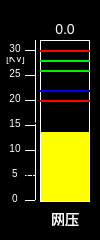
<?xml version="1.0" encoding="UTF-8"?>
<ui version="4.0">
 <class>CtrlNetVoltage_Unity</class>
 <widget class="QWidget" name="CtrlNetVoltage_Unity">
  <property name="geometry">
   <rect>
    <x>0</x>
    <y>0</y>
    <width>100</width>
    <height>240</height>
   </rect>
  </property>
  <property name="windowTitle">
   <string>Form</string>
  </property>
  <property name="styleSheet">
   <string notr="true">QWidget
{
	background-color:black;
border:1px solid transparent;
}</string>
  </property>
  <widget class="QLabel" name="LBLBackground">
   <property name="geometry">
    <rect>
     <x>40</x>
     <y>40</y>
     <width>50</width>
     <height>162</height>
    </rect>
   </property>
   <property name="styleSheet">
    <string notr="true">border:1px solid white;background-color:yellow;</string>
   </property>
   <property name="text">
    <string/>
   </property>
   <property name="alignment">
    <set>Qt::AlignCenter</set>
   </property>
  </widget>
  <widget class="QLabel" name="label">
   <property name="geometry">
    <rect>
     <x>45</x>
     <y>210</y>
     <width>40</width>
     <height>17</height>
    </rect>
   </property>
   <property name="styleSheet">
    <string notr="true">color:white;font:14px;</string>
   </property>
   <property name="text">
    <string>网压</string>
   </property>
   <property name="alignment">
    <set>Qt::AlignCenter</set>
   </property>
  </widget>
  <widget class="QLabel" name="LBLredline1">
   <property name="geometry">
    <rect>
     <x>40</x>
     <y>100</y>
     <width>50</width>
     <height>2</height>
    </rect>
   </property>
   <property name="styleSheet">
    <string notr="true">border:2px solid red;</string>
   </property>
   <property name="text">
    <string/>
   </property>
   <property name="alignment">
    <set>Qt::AlignCenter</set>
   </property>
  </widget>
  <widget class="QLabel" name="LBLValue">
   <property name="geometry">
    <rect>
     <x>45</x>
     <y>20</y>
     <width>40</width>
     <height>17</height>
    </rect>
   </property>
   <property name="styleSheet">
    <string notr="true">font:14px;color:white</string>
   </property>
   <property name="text">
    <string>0.0</string>
   </property>
   <property name="alignment">
    <set>Qt::AlignCenter</set>
   </property>
  </widget>
  <widget class="QLabel" name="label_9">
   <property name="geometry">
    <rect>
     <x>5</x>
     <y>50</y>
     <width>21</width>
     <height>17</height>
    </rect>
   </property>
   <property name="styleSheet">
    <string notr="true">color:white;
font:10px;
background-color:transparent;</string>
   </property>
   <property name="text">
    <string>[KV]</string>
   </property>
   <property name="alignment">
    <set>Qt::AlignCenter</set>
   </property>
  </widget>
  <widget class="QLabel" name="LBLValueRect">
   <property name="geometry">
    <rect>
     <x>41</x>
     <y>41</y>
     <width>48</width>
     <height>91</height>
    </rect>
   </property>
   <property name="styleSheet">
    <string notr="true">border:1px solid transparent;background-color:black;</string>
   </property>
   <property name="text">
    <string/>
   </property>
   <property name="alignment">
    <set>Qt::AlignCenter</set>
   </property>
  </widget>
  <widget class="QLabel" name="LBLgreenline2">
   <property name="geometry">
    <rect>
     <x>40</x>
     <y>60</y>
     <width>50</width>
     <height>2</height>
    </rect>
   </property>
   <property name="styleSheet">
    <string notr="true">border:2px solid rgb(0,240,0);</string>
   </property>
   <property name="text">
    <string/>
   </property>
   <property name="alignment">
    <set>Qt::AlignCenter</set>
   </property>
  </widget>
  <widget class="QLabel" name="L1_36">
   <property name="geometry">
    <rect>
     <x>35</x>
     <y>40</y>
     <width>1</width>
     <height>160</height>
    </rect>
   </property>
   <property name="styleSheet">
    <string notr="true">border:1px solid white;</string>
   </property>
   <property name="text">
    <string>0.0</string>
   </property>
   <property name="alignment">
    <set>Qt::AlignCenter</set>
   </property>
  </widget>
  <widget class="QLabel" name="LBLblueline">
   <property name="geometry">
    <rect>
     <x>40</x>
     <y>90</y>
     <width>50</width>
     <height>2</height>
    </rect>
   </property>
   <property name="styleSheet">
    <string notr="true">border:1px solid rgb(0,0,240);</string>
   </property>
   <property name="text">
    <string/>
   </property>
   <property name="alignment">
    <set>Qt::AlignCenter</set>
   </property>
  </widget>
  <widget class="QLabel" name="LBLgreenline1">
   <property name="geometry">
    <rect>
     <x>40</x>
     <y>70</y>
     <width>50</width>
     <height>2</height>
    </rect>
   </property>
   <property name="styleSheet">
    <string notr="true">border:2px solid rgb(0,240,0);</string>
   </property>
   <property name="text">
    <string/>
   </property>
   <property name="alignment">
    <set>Qt::AlignCenter</set>
   </property>
  </widget>
  <widget class="QLabel" name="LBLredline2">
   <property name="geometry">
    <rect>
     <x>40</x>
     <y>50</y>
     <width>50</width>
     <height>2</height>
    </rect>
   </property>
   <property name="styleSheet">
    <string notr="true">border:4px solid red;</string>
   </property>
   <property name="text">
    <string/>
   </property>
   <property name="alignment">
    <set>Qt::AlignCenter</set>
   </property>
  </widget>
  <widget class="QLabel" name="L1_32">
   <property name="geometry">
    <rect>
     <x>25</x>
     <y>50</y>
     <width>10</width>
     <height>1</height>
    </rect>
   </property>
   <property name="styleSheet">
    <string notr="true">border:1px solid white;</string>
   </property>
   <property name="text">
    <string/>
   </property>
   <property name="alignment">
    <set>Qt::AlignCenter</set>
   </property>
  </widget>
  <widget class="QLabel" name="L1_12">
   <property name="geometry">
    <rect>
     <x>25</x>
     <y>150</y>
     <width>10</width>
     <height>1</height>
    </rect>
   </property>
   <property name="styleSheet">
    <string notr="true">border:1px solid white;</string>
   </property>
   <property name="text">
    <string/>
   </property>
   <property name="alignment">
    <set>Qt::AlignCenter</set>
   </property>
  </widget>
  <widget class="QLabel" name="label_8">
   <property name="geometry">
    <rect>
     <x>5</x>
     <y>40</y>
     <width>20</width>
     <height>17</height>
    </rect>
   </property>
   <property name="styleSheet">
    <string notr="true">font:10px;color:white</string>
   </property>
   <property name="text">
    <string>30</string>
   </property>
   <property name="alignment">
    <set>Qt::AlignCenter</set>
   </property>
  </widget>
  <widget class="QLabel" name="label_2">
   <property name="geometry">
    <rect>
     <x>5</x>
     <y>190</y>
     <width>20</width>
     <height>17</height>
    </rect>
   </property>
   <property name="styleSheet">
    <string notr="true">font:10px;color:white</string>
   </property>
   <property name="text">
    <string>0</string>
   </property>
   <property name="alignment">
    <set>Qt::AlignCenter</set>
   </property>
  </widget>
  <widget class="QLabel" name="label_3">
   <property name="geometry">
    <rect>
     <x>5</x>
     <y>140</y>
     <width>20</width>
     <height>17</height>
    </rect>
   </property>
   <property name="styleSheet">
    <string notr="true">font:10px;color:white</string>
   </property>
   <property name="text">
    <string>10</string>
   </property>
   <property name="alignment">
    <set>Qt::AlignCenter</set>
   </property>
  </widget>
  <widget class="QLabel" name="L1_17">
   <property name="geometry">
    <rect>
     <x>25</x>
     <y>125</y>
     <width>10</width>
     <height>1</height>
    </rect>
   </property>
   <property name="styleSheet">
    <string notr="true">border:1px solid white;</string>
   </property>
   <property name="text">
    <string/>
   </property>
   <property name="alignment">
    <set>Qt::AlignCenter</set>
   </property>
  </widget>
  <widget class="QLabel" name="L1_9">
   <property name="geometry">
    <rect>
     <x>25</x>
     <y>175</y>
     <width>10</width>
     <height>1</height>
    </rect>
   </property>
   <property name="styleSheet">
    <string notr="true">border:1px solid white;</string>
   </property>
   <property name="text">
    <string>0.0</string>
   </property>
   <property name="alignment">
    <set>Qt::AlignCenter</set>
   </property>
  </widget>
  <widget class="QLabel" name="label_4">
   <property name="geometry">
    <rect>
     <x>5</x>
     <y>165</y>
     <width>20</width>
     <height>17</height>
    </rect>
   </property>
   <property name="styleSheet">
    <string notr="true">font:10px;color:white</string>
   </property>
   <property name="text">
    <string>5</string>
   </property>
   <property name="alignment">
    <set>Qt::AlignCenter</set>
   </property>
  </widget>
  <widget class="QLabel" name="L1_27">
   <property name="geometry">
    <rect>
     <x>25</x>
     <y>75</y>
     <width>10</width>
     <height>1</height>
    </rect>
   </property>
   <property name="styleSheet">
    <string notr="true">border:1px solid white;</string>
   </property>
   <property name="text">
    <string/>
   </property>
   <property name="alignment">
    <set>Qt::AlignCenter</set>
   </property>
  </widget>
  <widget class="QLabel" name="L1_22">
   <property name="geometry">
    <rect>
     <x>25</x>
     <y>100</y>
     <width>10</width>
     <height>1</height>
    </rect>
   </property>
   <property name="styleSheet">
    <string notr="true">border:1px solid white;</string>
   </property>
   <property name="text">
    <string/>
   </property>
   <property name="alignment">
    <set>Qt::AlignCenter</set>
   </property>
  </widget>
  <widget class="QLabel" name="label_7">
   <property name="geometry">
    <rect>
     <x>5</x>
     <y>65</y>
     <width>20</width>
     <height>17</height>
    </rect>
   </property>
   <property name="styleSheet">
    <string notr="true">font:10px;color:white</string>
   </property>
   <property name="text">
    <string>25</string>
   </property>
   <property name="alignment">
    <set>Qt::AlignCenter</set>
   </property>
  </widget>
  <widget class="QLabel" name="label_5">
   <property name="geometry">
    <rect>
     <x>5</x>
     <y>115</y>
     <width>20</width>
     <height>17</height>
    </rect>
   </property>
   <property name="styleSheet">
    <string notr="true">font:10px;color:white</string>
   </property>
   <property name="text">
    <string>15</string>
   </property>
   <property name="alignment">
    <set>Qt::AlignCenter</set>
   </property>
  </widget>
  <widget class="QLabel" name="L1">
   <property name="geometry">
    <rect>
     <x>25</x>
     <y>200</y>
     <width>10</width>
     <height>1</height>
    </rect>
   </property>
   <property name="styleSheet">
    <string notr="true">border:1px solid white;</string>
   </property>
   <property name="text">
    <string/>
   </property>
   <property name="alignment">
    <set>Qt::AlignCenter</set>
   </property>
  </widget>
  <widget class="QLabel" name="label_6">
   <property name="geometry">
    <rect>
     <x>5</x>
     <y>90</y>
     <width>20</width>
     <height>17</height>
    </rect>
   </property>
   <property name="styleSheet">
    <string notr="true">font:10px;color:white</string>
   </property>
   <property name="text">
    <string>20</string>
   </property>
   <property name="alignment">
    <set>Qt::AlignCenter</set>
   </property>
  </widget>
  <zorder>LBLBackground</zorder>
  <zorder>LBLValueRect</zorder>
  <zorder>label</zorder>
  <zorder>LBLredline1</zorder>
  <zorder>LBLValue</zorder>
  <zorder>label_9</zorder>
  <zorder>LBLgreenline2</zorder>
  <zorder>L1_36</zorder>
  <zorder>LBLblueline</zorder>
  <zorder>LBLgreenline1</zorder>
  <zorder>LBLredline2</zorder>
  <zorder>L1_32</zorder>
  <zorder>L1_12</zorder>
  <zorder>label_8</zorder>
  <zorder>label_2</zorder>
  <zorder>label_3</zorder>
  <zorder>L1_17</zorder>
  <zorder>L1_9</zorder>
  <zorder>label_4</zorder>
  <zorder>L1_27</zorder>
  <zorder>L1_22</zorder>
  <zorder>label_7</zorder>
  <zorder>label_5</zorder>
  <zorder>L1</zorder>
  <zorder>label_6</zorder>
 </widget>
 <resources/>
 <connections/>
</ui>
